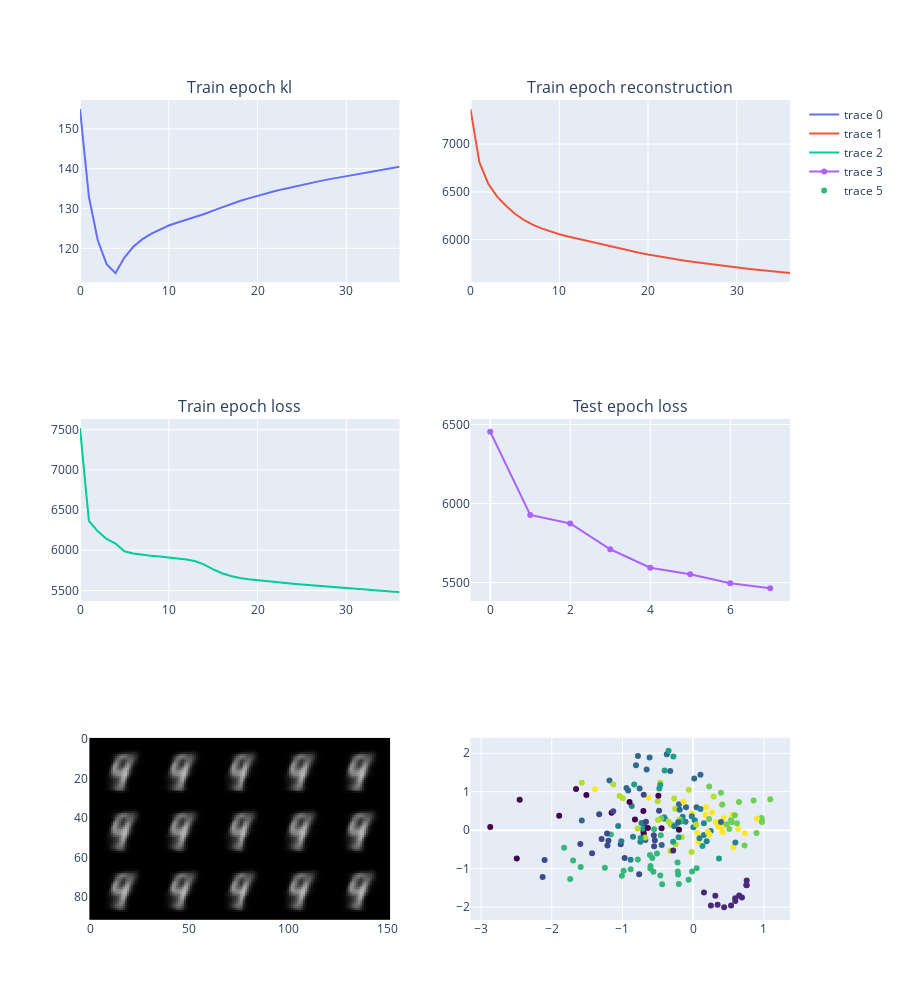

The notebook cell this image was saved under:
### Code cell
from IPython.display import clear_output

num_epochs = 50
validate_every = 5

train_losses = {
    "epoch": [],
    "epoch_kl": [],
    "epoch_rec": [],
    "batch": [],
    "batch_kl": [],
    "batch_rec": []
}
test_losses = {
    "epoch": [],
    "batch": []
}

optimizer = torch.optim.Adam(vae.parameters(), lr=1e-4)

for epoch_num in trange(num_epochs, desc="Epoch: "):

    # train loop
    train_losses["batch"] = []
    vae.train()

    for batch in tqdm(train_loader, desc="Train batch: ", leave=False):
        x, _ = batch
        x = x.to(device)

        kl, rec = vae(x)
        loss = kl + rec
        loss.backward()

        optimizer.step()
        optimizer.zero_grad()

        train_losses["batch"].append(loss.cpu().item())
        train_losses["batch_kl"].append(kl.cpu().item())
        train_losses["batch_rec"].append(rec.cpu().item())

    train_losses["epoch"].append(torch.as_tensor(train_losses["batch"]).mean().cpu().item())
    train_losses["epoch_kl"].append(torch.as_tensor(train_losses["batch_kl"]).mean().cpu().item())
    train_losses["epoch_rec"].append(torch.as_tensor(train_losses["batch_rec"]).mean().cpu().item())

    # Test loop
    if epoch_num % validate_every == 0:
        test_losses["batch"] = []
        vae.eval()

        with torch.no_grad():
            for batch in tqdm(test_loader, desc="Test batch: ", leave=False):
                x, _ = batch
                x = x.to(device)

                kl, rec = vae(x)
                loss = kl + rec
                test_losses["batch"].append(loss.cpu().item())

            test_epoch_loss = torch.as_tensor(test_losses["batch"]).mean()
            test_losses["epoch"].append(test_epoch_loss.cpu().item())

    clear_output(wait=True)
    visualize_losses(train_losses, test_losses, vae).show()

### Figure 1 — Plotly figure (JSON) as saved in the notebook; plotly's stock layout.template omitted (floating-point values rounded to 4 significant figures; data arrays with more than 128 entries replaced by an {"elided": "..."} marker saying what was removed)
{"data": [{"x": [0, 1, 2, 3, 4, 5, 6, 7, 8, 9, 10, 11, 12, 13, 14, 15, 16, 17, 18, 19, 20, 21, 22, 23, 24, 25, 26, 27, 28, 29, 30, 31, 32, 33, 34, 35, 36], "y": [155.0, 133.0, 122.0, 116.0, 113.8, 117.7, 120.4, 122.2, 123.6, 124.8, 125.7, 126.5, 127.2, 127.9, 128.6, 129.5, 130.3, 131.1, 131.9, 132.5, 133.2, 133.8, 134.4, 134.9, 135.4, 135.9, 136.4, 136.9, 137.3, 137.7, 138.1, 138.5, 138.9, 139.3, 139.7, 140.1, 140.5], "type": "scatter", "xaxis": "x", "yaxis": "y"}, {"x": [0, 1, 2, 3, 4, 5, 6, 7, 8, 9, 10, 11, 12, 13, 14, 15, 16, 17, 18, 19, 20, 21, 22, 23, 24, 25, 26, 27, 28, 29, 30, 31, 32, 33, 34, 35, 36], "y": [7366.0, 6811.0, 6585.0, 6450.0, 6356.0, 6271.0, 6208.0, 6158.0, 6118.0, 6085.0, 6056.0, 6032.0, 6010.0, 5990.0, 5970.0, 5948.0, 5925.0, 5904.0, 5883.0, 5864.0, 5845.0, 5828.0, 5812.0, 5797.0, 5782.0, 5769.0, 5755.0, 5743.0, 5731.0, 5720.0, 5709.0, 5698.0, 5688.0, 5678.0, 5668.0, 5659.0, 5650.0], "type": "scatter", "xaxis": "x2", "yaxis": "y2"}, {"x": [0, 1, 2, 3, 4, 5, 6, 7, 8, 9, 10, 11, 12, 13, 14, 15, 16, 17, 18, 19, 20, 21, 22, 23, 24, 25, 26, 27, 28, 29, 30, 31, 32, 33, 34, 35, 36], "y": [7521.0, 6366.0, 6235.0, 6141.0, 6084.0, 5987.0, 5961.0, 5945.0, 5931.0, 5922.0, 5911.0, 5899.0, 5885.0, 5863.0, 5821.0, 5762.0, 5715.0, 5681.0, 5655.0, 5639.0, 5626.0, 5616.0, 5601.0, 5593.0, 5583.0, 5573.0, 5564.0, 5555.0, 5546.0, 5538.0, 5529.0, 5520.0, 5512.0, 5503.0, 5496.0, 5488.0, 5481.0], "type": "scatter", "xaxis": "x3", "yaxis": "y3"}, {"x": [0, 1, 2, 3, 4, 5, 6, 7], "y": [6454.0, 5927.0, 5874.0, 5710.0, 5593.0, 5553.0, 5496.0, 5464.0], "type": "scatter", "xaxis": "x4", "yaxis": "y4"}, {"z": {"elided": "92x152x3 float values"}, "type": "image", "xaxis": "x5", "yaxis": "y5"}, {"marker": {"color": {"elided": "200 int values"}, "colorscale": [[0.0, "#440154"], [0.1111, "#482878"], [0.2222, "#3e4989"], [0.3333, "#31688e"], [0.4444, "#26828e"], [0.5556, "#1f9e89"], [0.6667, "#35b779"], [0.7778, "#6ece58"], [0.8889, "#b5de2b"], [1.0, "#fde725"]], "size": 6}, "mode": "markers", "x": {"elided": "200 float values"}, "y": {"elided": "200 float values"}, "type": "scatter", "xaxis": "x6", "yaxis": "y6"}], "layout": {"xaxis": {"anchor": "y", "domain": [0.0, 0.45]}, "yaxis": {"anchor": "x", "domain": [0.7778, 1.0]}, "xaxis2": {"anchor": "y2", "domain": [0.55, 1.0]}, "yaxis2": {"anchor": "x2", "domain": [0.7778, 1.0]}, "xaxis3": {"anchor": "y3", "domain": [0.0, 0.45]}, "yaxis3": {"anchor": "x3", "domain": [0.3889, 0.6111]}, "xaxis4": {"anchor": "y4", "domain": [0.55, 1.0]}, "yaxis4": {"anchor": "x4", "domain": [0.3889, 0.6111]}, "xaxis5": {"anchor": "y5", "domain": [0.0, 0.45]}, "yaxis5": {"anchor": "x5", "domain": [0.0, 0.2222]}, "xaxis6": {"anchor": "y6", "domain": [0.55, 1.0]}, "yaxis6": {"anchor": "x6", "domain": [0.0, 0.2222]}, "annotations": [{"font": {"size": 16}, "showarrow": false, "text": "Train epoch kl", "x": 0.225, "xanchor": "center", "xref": "paper", "y": 1.0, "yanchor": "bottom", "yref": "paper"}, {"font": {"size": 16}, "showarrow": false, "text": "Train epoch reconstruction", "x": 0.775, "xanchor": "center", "xref": "paper", "y": 1.0, "yanchor": "bottom", "yref": "paper"}, {"font": {"size": 16}, "showarrow": false, "text": "Train epoch loss", "x": 0.225, "xanchor": "center", "xref": "paper", "y": 0.6111, "yanchor": "bottom", "yref": "paper"}, {"font": {"size": 16}, "showarrow": false, "text": "Test epoch loss", "x": 0.775, "xanchor": "center", "xref": "paper", "y": 0.6111, "yanchor": "bottom", "yref": "paper"}], "height": 1000}}
